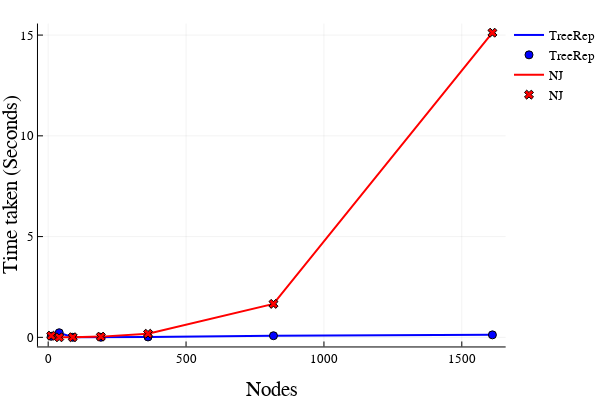

Notebook cell for this chart:
### Code cell
plot(nvs,T1,label="TreeRep",lc = :blue, linewidth = 2, xlabel = "Nodes", ylabel = "Time taken (Seconds)"; myfonts...)
scatter!(nvs,T1,label="TreeRep",xlabel = "Nodes", ylabel = "Time taken (Seconds)", mc = :blue, shape=:circle; myfonts...)
plot!(nvs,T2,label="NJ", lc = :red, linewidth = 2; myfonts...)
scatter!(nvs,T2,label="NJ", mc = :red, shape =:xcross; myfonts...)

### Figure 1 — Plotly figure (JSON) as saved in the notebook; plotly's stock layout.template omitted (floating-point values rounded to 4 significant figures)
{"data": [{"colorbar": {"title": ""}, "hoverinfo": "text", "legendgroup": "TreeRep", "line": {"color": "rgba(0, 0, 255, 1.000)", "dash": "solid", "shape": "linear", "width": 2}, "mode": "lines", "name": "TreeRep", "showlegend": true, "text": [null, null, null, null, null, null, null], "type": "scatter", "x": [11, 40, 89, 191, 362, 817, 1611], "xaxis": "x1", "y": [0.05261, 0.2294, 0.001707, 0.003913, 0.01965, 0.08027, 0.1231], "yaxis": "y1", "zmax": 0.1, "zmin": -0.1}, {"colorbar": {"title": ""}, "hoverinfo": "text", "legendgroup": "TreeRep", "marker": {"color": "rgba(0, 0, 255, 1.000)", "line": {"color": "rgba(0, 0, 0, 1.000)", "width": 1}, "size": 8, "symbol": "circle"}, "mode": "markers", "name": "TreeRep", "showlegend": true, "text": [null, null, null, null, null, null, null], "type": "scatter", "x": [11, 40, 89, 191, 362, 817, 1611], "xaxis": "x1", "y": [0.05261, 0.2294, 0.001707, 0.003913, 0.01965, 0.08027, 0.1231], "yaxis": "y1", "zmax": 0.1, "zmin": -0.1}, {"colorbar": {"title": ""}, "hoverinfo": "text", "legendgroup": "NJ", "line": {"color": "rgba(255, 0, 0, 1.000)", "dash": "solid", "shape": "linear", "width": 2}, "mode": "lines", "name": "NJ", "showlegend": true, "text": [null, null, null, null, null, null, null], "type": "scatter", "x": [11, 40, 89, 191, 362, 817, 1611], "xaxis": "x1", "y": [0.08358, 0.001595, 0.006677, 0.03599, 0.1814, 1.661, 15.12], "yaxis": "y1", "zmax": 0.1, "zmin": -0.1}, {"colorbar": {"title": ""}, "hoverinfo": "text", "legendgroup": "NJ", "marker": {"color": "rgba(255, 0, 0, 1.000)", "line": {"color": "rgba(0, 0, 0, 1.000)", "width": 1}, "size": 8, "symbol": "x"}, "mode": "markers", "name": "NJ", "showlegend": true, "text": [null, null, null, null, null, null, null], "type": "scatter", "x": [11, 40, 89, 191, 362, 817, 1611], "xaxis": "x1", "y": [0.08358, 0.001595, 0.006677, 0.03599, 0.1814, 1.661, 15.12], "yaxis": "y1", "zmax": 0.1, "zmin": -0.1}], "layout": {"annotations": [], "height": 400, "legend": {"bgcolor": "rgba(255, 255, 255, 1.000)", "bordercolor": "rgba(0, 0, 0, 1.000)", "font": {"color": "rgba(0, 0, 0, 1.000)", "family": "Helvetica", "size": 13}, "tracegroupgap": 0, "x": 1, "y": 1}, "margin": {"b": 20, "l": 0, "r": 0, "t": 20}, "paper_bgcolor": "rgba(255, 255, 255, 1.000)", "plot_bgcolor": "rgba(255, 255, 255, 1.000)", "showlegend": true, "width": 600, "xaxis": {"anchor": "y1", "domain": [0.07462, 0.9934], "gridcolor": "rgba(0, 0, 0, 0.100)", "gridwidth": 0.5, "linecolor": "rgba(0, 0, 0, 1.000)", "mirror": false, "range": [-37, 1659], "showgrid": true, "showline": true, "showticklabels": true, "tickangle": 0, "tickcolor": "rgb(0, 0, 0)", "tickfont": {"color": "rgba(0, 0, 0, 1.000)", "family": "Helvetica", "size": 13}, "tickmode": "array", "ticks": "inside", "ticktext": ["0", "500", "1000", "1500"], "tickvals": [0, 500, 1000, 1500], "title": "Nodes", "titlefont": {"color": "rgba(0, 0, 0, 1.000)", "family": "Helvetica", "size": 21}, "type": "-", "visible": true, "zeroline": false, "zerolinecolor": "rgba(0, 0, 0, 1.000)"}, "yaxis": {"anchor": "x1", "domain": [0.09318, 0.9902], "gridcolor": "rgba(0, 0, 0, 0.100)", "gridwidth": 0.5, "linecolor": "rgba(0, 0, 0, 1.000)", "mirror": false, "range": [-0.4519, 15.57], "showgrid": true, "showline": true, "showticklabels": true, "tickangle": 0, "tickcolor": "rgb(0, 0, 0)", "tickfont": {"color": "rgba(0, 0, 0, 1.000)", "family": "Helvetica", "size": 13}, "tickmode": "array", "ticks": "inside", "ticktext": ["0", "5", "10", "15"], "tickvals": [0, 5, 10, 15], "title": "Time taken (Seconds)", "titlefont": {"color": "rgba(0, 0, 0, 1.000)", "family": "Helvetica", "size": 21}, "type": "-", "visible": true, "zeroline": false, "zerolinecolor": "rgba(0, 0, 0, 1.000)"}}}
